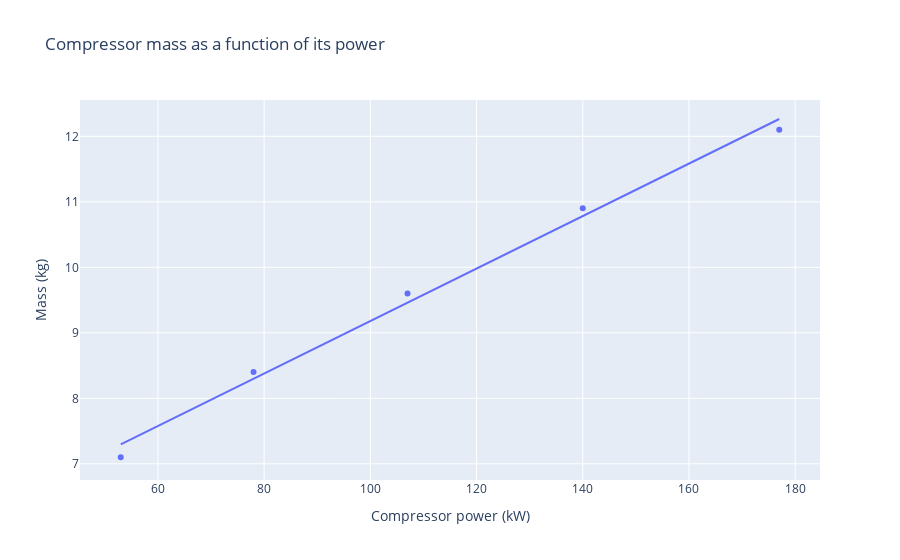

Source (notebook cell):
### Code cell
data_compressor = pd.DataFrame({'Compressor power (kW)': power, 'Mass (kg)': mass})

fig = px.scatter(data_compressor, x = 'Compressor power (kW)', y = 'Mass (kg)', trendline="ols", title='Compressor mass as a function of its power')
fig.show()

results = px.get_trendline_results(fig)
parameters = results.iloc[0]["px_fit_results"].params
# summary = results.iloc[0]["px_fit_results"].summary() # regression summary

### Figure 1 — Plotly figure (JSON) as saved in the notebook; plotly's stock layout.template omitted (floating-point values rounded to 4 significant figures)
{"data": [{"hovertemplate": "Compressor power (kW)=%{x}<br>Mass (kg)=%{y}<extra></extra>", "legendgroup": "", "marker": {"color": "#636efa", "symbol": "circle"}, "mode": "markers", "name": "", "orientation": "v", "showlegend": false, "type": "scatter", "x": [177, 140, 107, 78, 53], "xaxis": "x", "y": [12.1, 10.9, 9.6, 8.4, 7.1], "yaxis": "y"}, {"hovertemplate": "<b>OLS trendline</b><br>Mass (kg) = 0.0400683 * Compressor power (kW) + 5.17242<br>R<sup>2</sup>=0.992990<br><br>Compressor power (kW)=%{x}<br>Mass (kg)=%{y} <b>(trend)</b><extra></extra>", "legendgroup": "", "marker": {"color": "#636efa", "symbol": "circle"}, "mode": "lines", "name": "", "showlegend": false, "type": "scatter", "x": [53, 78, 107, 140, 177], "xaxis": "x", "y": [7.296, 8.298, 9.46, 10.78, 12.26], "yaxis": "y"}], "layout": {"legend": {"tracegroupgap": 0}, "title": {"text": "Compressor mass as a function of its power"}, "xaxis": {"anchor": "y", "domain": [0, 1], "title": {"text": "Compressor power (kW)"}}, "yaxis": {"anchor": "x", "domain": [0, 1], "title": {"text": "Mass (kg)"}}}}
